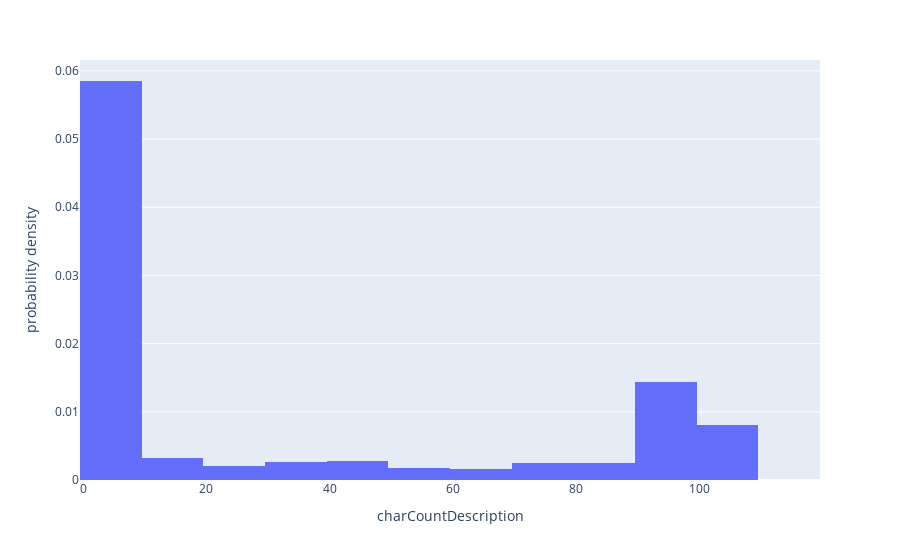

Notebook source saved alongside this figure:
### Code cell
fig = px.histogram(data, x='charCountDescription', histnorm='probability density', nbins=20)
fig.show()

### Figure 1 — Plotly figure (JSON) as saved in the notebook; plotly's stock layout.template omitted (floating-point values rounded to 4 significant figures; data arrays with more than 128 entries replaced by an {"elided": "..."} marker saying what was removed)
{"data": [{"alignmentgroup": "True", "bingroup": "x", "histnorm": "probability density", "hovertemplate": "charCountDescription=%{x}<br>probability density=%{y}<extra></extra>", "legendgroup": "", "marker": {"color": "#636efa", "pattern": {"shape": ""}}, "name": "", "nbinsx": 20, "offsetgroup": "", "orientation": "v", "showlegend": false, "type": "histogram", "x": {"elided": "1485 int values"}, "xaxis": "x", "yaxis": "y"}], "layout": {"barmode": "relative", "legend": {"tracegroupgap": 0}, "margin": {"t": 60}, "xaxis": {"anchor": "y", "domain": [0, 1], "title": {"text": "charCountDescription"}}, "yaxis": {"anchor": "x", "domain": [0, 1], "title": {"text": "probability density"}}}}
